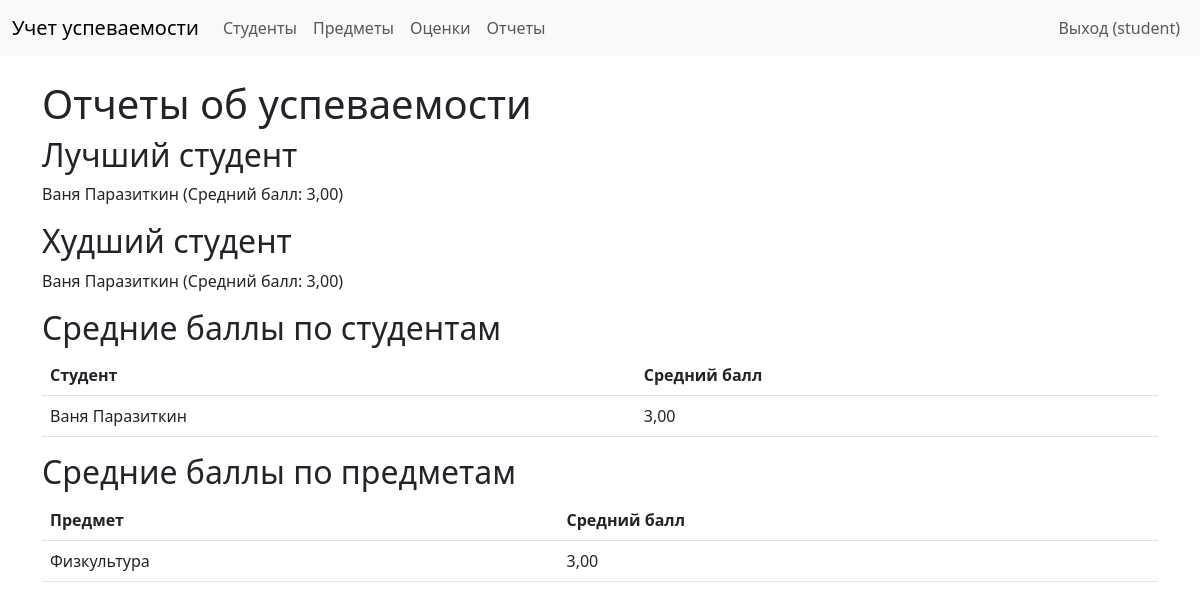
/reports/ (signed in), run on an earlier commit of the app's database.
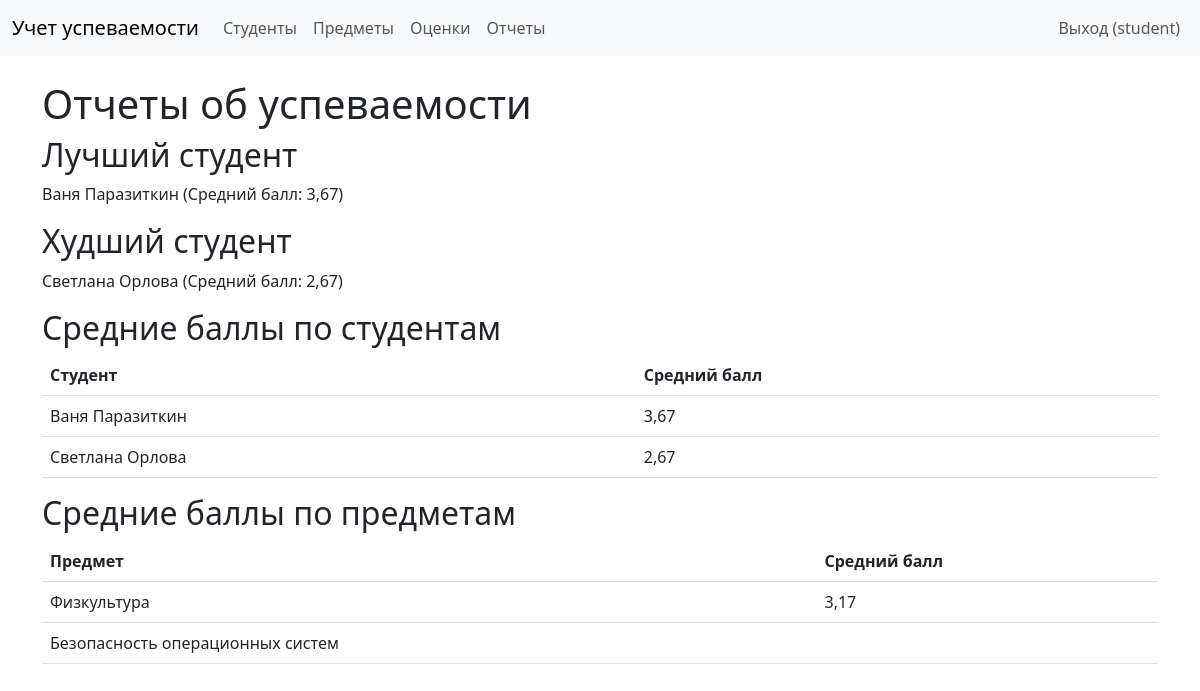
And on a later commit of the database.
### performance/models.py (models this page shows, shortened)
class Student(models.Model):
    user = models.OneToOneField(User, on_delete=models.CASCADE)  # Связь с моделью User
    first_name = models.CharField(max_length=100)  # Имя студента
    last_name = models.CharField(max_length=100)  # Фамилия студента
    group = models.CharField(max_length=50)  # Группа студента

class Subject(models.Model):
    name = models.CharField(max_length=100)  # Название предмета
    description = models.TextField(blank=True)  # Описание предмета (опционально)

### performance/views.py (the view)
# urls.py: path('reports/', views.reports, name='reports'),
@login_required
def reports(request):
    student_averages = Student.objects.annotate(avg_score=Avg('grades__score'))
    subject_averages = Subject.objects.annotate(avg_score=Avg('grades__score'))
    best_student = student_averages.order_by('-avg_score').first()
    worst_student = student_averages.order_by('avg_score').first()
    return render(request, 'performance/reports.html', {
        'student_averages': student_averages,
        'subject_averages': subject_averages,
        'best_student': best_student,
        'worst_student': worst_student,
    })

### templates/performance/reports.html
{% extends 'base.html' %}
{% block content %}
    <h1>Отчеты об успеваемости</h1>
    <h2>Лучший студент</h2>
    {% if best_student %}
        <p>{{ best_student.first_name }} {{ best_student.last_name }} (Средний балл: {{ best_student.avg_score|floatformat:2 }})</p>
    {% else %}
        <p>Данные отсутствуют.</p>
    {% endif %}
    <h2>Худший студент</h2>
    {% if worst_student %}
        <p>{{ worst_student.first_name }} {{ worst_student.last_name }} (Средний балл: {{ worst_student.avg_score|floatformat:2 }})</p>
    {% else %}
        <p>Данные отсутствуют.</p>
    {% endif %}
    <h2>Средние баллы по студентам</h2>
    <table class="table">
        <thead>
            <tr>
                <th>Студент</th>
                <th>Средний балл</th>
            </tr>
        </thead>
        <tbody>
            {% for student in student_averages %}
                <tr>
                    <td>{{ student.first_name }} {{ student.last_name }}</td>
                    <td>{{ student.avg_score|floatformat:2 }}</td>
                </tr>
            {% empty %}
                <tr><td colspan="2">Студенты не найдены.</td></tr>
            {% endfor %}
        </tbody>
    </table>
    <h2>Средние баллы по предметам</h2>
    <table class="table">
        <thead>
            <tr>
                <th>Предмет</th>
                <th>Средний балл</th>
            </tr>
        </thead>
        <tbody>
            {% for subject in subject_averages %}
                <tr>
                    <td>{{ subject.name }}</td>
                    <td>{{ subject.avg_score|floatformat:2 }}</td>
                </tr>
            {% empty %}
                <tr><td colspan="2">Предметы не найдены.</td></tr>
            {% endfor %}
        </tbody>
    </table>
{% endblock %}

What changed in the data, as far as the page shows it:
computed for Student "Ваня": avg_score "3,00" → "3,67"
added Student: first_name "Светлана", last_name "Орлова", avg_score "2,67"
changed Subject "Физкультура": avg_score "3,00" → "3,17"
added Subject: name "Безопасность операционных систем"
Also different on the page:
{{ worst_student.first_name }}: "Ваня" → "Светлана"
{{ worst_student.last_name }}: "Паразиткин" → "Орлова"
{{ worst_student.avg_score|floatformat:2 }}: "3,00" → "2,67"
